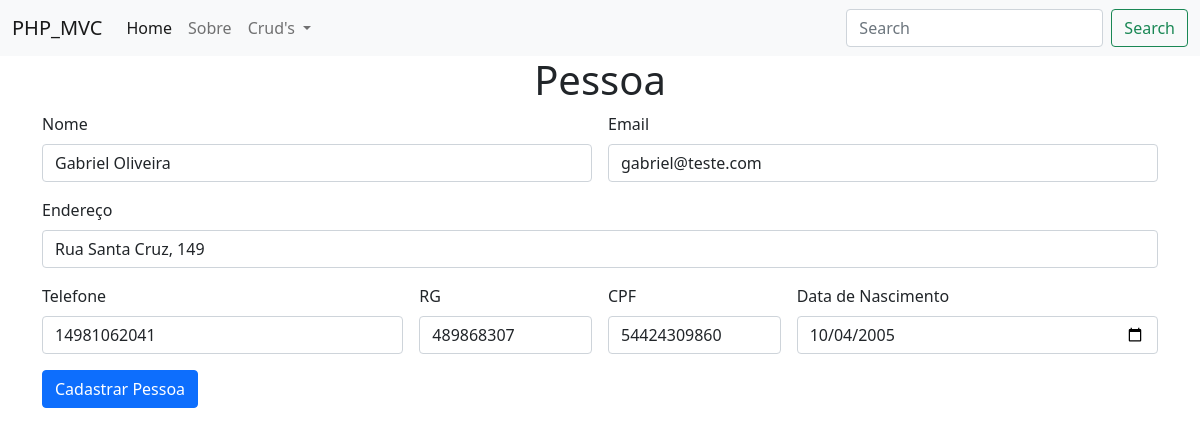
/pessoa/form?id=4, run on the app's committed database.
### tables this page shows
CREATE TABLE `pessoa` (
  `id` int NOT NULL AUTO_INCREMENT,
  `nome` varchar(150) NOT NULL,
  `email` varchar(150) NOT NULL,
  `endereco` varchar(150) NOT NULL,
  `telefone` varchar(20) NOT NULL,
  `cpf` char(11) NOT NULL,
  `rg` varchar(20) NOT NULL,
  `data_nascimento` date NOT NULL,
  PRIMARY KEY (`id`)
);

### Controller/PessoaController.php (called while the page is built, shortened)
<?php
    class PessoaController extends Controller {
        public static function form() {
            $model = new PessoaModel();
            if(isset($_GET['id'])) $model = $model->getById( (int) $_GET['id'] );
            include "./View/modules/Pessoa/form.php";
        }
    }

### index.php (called while the page is built, shortened)
<?php
    include "./rotas.php";

### DAO/MySQL.php (called while the page is built)
<?php
    class MySQL extends PDO {
        private $dsn = "mysql:host=localhost:3307;dbname=php_mvc";
        private $user = "root";
        private $pass = "bibi2835201819";
        public function __construct() {
            try {
                return parent::__construct(
                    $this->dsn,
                    $this->user,
                    $this->pass,
                    array(PDO::MYSQL_ATTR_INIT_COMMAND =>  "SET NAMES 'UTF8'")
                );
            } catch (Exception $err) {
                echo "[X] - Ocorreu um erro ao tentar se conectar ao banco de dados:<br><br>";
                echo $err;
            }
        }
    }

### Model/PessoaModel.php (called while the page is built, shortened)
<?php
    class PessoaModel {
        public function getById(int $id) {
            $dao = new PessoaDAO();
            $obj = $dao->getById($id);
            return ($obj) ? $obj : new PessoaModel();
        }
    }

### DAO/PessoaDAO.php (called while the page is built, shortened)
<?php
    class PessoaDAO {
        public $conexao;
        public function __construct()
        {
            include_once 'MySQL.php';
            $this->conexao = new MySQL();
        }
        function getById(int $id) {
            $sql = "SELECT * FROM Pessoa WHERE id = ?";
            $stmt = $this->conexao->prepare($sql);
            $stmt->bindValue(1, $id);
            $stmt->execute();
            return $stmt->fetchObject("PessoaModel");
        }
    }

### View/modules/Pessoa/form.php (the view, shortened to what this page needs)
<!DOCTYPE html>
<html lang="pt-br">
    <head>
        <?php include "./View/includes/css_config.php" ?>
    </head>
    <body>
      <header>
        <?php include "./View/includes/cabecalho.php" ?>
      </header>
      <section class="container">
        <center><h1>Pessoa</h1></center>
        <form action="/pessoa/form/save" method="POST" class="row g-3">
          <div class="col-md-6">
              <label class="form-label">Nome</label>
              <input name="name" type="text" value="<?= $model->nome ?>" class="form-control">
          </div>
          <div class="col-md-6">
            <label class="form-label">Email</label>
            <input name="email" type="email" value="<?= $model->email ?>" class="form-control">
          </div>
          <div class="col-12">
            <label class="form-label">Endereço</label>
            <input name="adress" type="text" value="<?= $model->endereco ?>" class="form-control" placeholder="Avenida Lins de Vasconcelos, 234">
          </div>
          <div class="col-md-4">
            <label class="form-label">Telefone</label>
            <input name="phone" type="text" value="<?= $model->telefone ?>" class="form-control">
          </div>
          <div class="col-md-2">
            <label class="form-label">RG</label>
            <input name="rg" type="text" value="<?= $model->rg ?>" class="form-control">
          </div>
          <div class="col-md-2">
            <label class="form-label">CPF</label>
            <input name="cpf" type="text" value="<?= $model->cpf ?>" class="form-control">
          </div>
          <div class="col-md-4">
            <label class="form-label">Data de Nascimento</label>
            <input name="date" type="date" value="<?= $model->data_nascimento ?>" class="form-control">
          </div>
          <div class="col-12">
            <button type="submit" class="btn btn-primary">Cadastrar Pessoa</button>
          </div>
        </form>
      </section>
    </body>
</html>

### data on the page
pessoa: name "Gabriel Oliveira", email "gabriel@teste.com", adress "Rua Santa Cruz, 149", phone "14981062041", rg "489868307", cpf "54424309860", date "10/04/2005"
